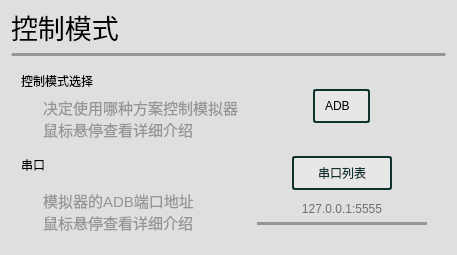
                     <widget class="QWidget" name="widget_21" native="true">
                      <property name="styleSheet">
                       <string notr="true">QWidget {
                background-color: #dfdfdf;  /* 背景颜色 */
				border-radius:10px;
            }
/* 调整勾选框的大小 */
QCheckBox::indicator {
	width: 20px;      /* 勾选框宽度 */
	height: 20px;     /* 勾选框高度 */
	outline:none;
border:none;
}

/* 可选：设置勾选框不同状态的样式 */
QCheckBox::indicator:unchecked {
	border: 2px solid #0f322f;
	border-radius: 3px;
}
QCheckBox::indicator:checked {
	background-color:#39C5BB;
	border: 2px solid #0f322f;
	border-radius: 3px;
	
}

/* 禁用状态 */
QCheckBox::indicator:disabled {
	background-color: #f0f0f0;
	border-color: #cccccc;
}
/* 1. 未选中（默认）状态的下边框 */
QLineEdit {
                /* 清除默认边框，只保留下边框 */
                border: none;
                border-bottom: 3px solid #969696;  /* 灰色下边框 */
                padding: 5px 0;  /* 上下下内边距，避免文字紧贴紧贴边框 */
				border-radius:0px;
                background: transparent;  /* 背景透明，只显示下边框 */
            }
            
            /* 2. 选中（获得焦点点）状态的下边框 */
QLineEdit:focus {
                border-bottom: 4px solid #39C5BB;  /* 蓝色下边框（突出显示） */
                outline: none;  /* 去除系统默认的聚焦外边框 */
            }
            
            /* 3. 鼠标略过（悬停）状态的下边框 */
QLineEdit:hover {
                border-bottom: 4px solid #39C5BB;  /* 深灰色下边框（中间状态） */
            }
/* QComboBox 样式 */
QComboBox {
    border: 2px solid #0f322f;  /* 边框颜色与CheckBox保持一致 */
    border-radius: 3px;
    padding: 5px 0px 5px 10px;  /* 右侧预留空间给自定义箭头 */
    background-color: #e7e7e7;
    min-height: 20px;
}

/* 隐藏QComboBox默认下拉按钮 */
QComboBox::drop-down {
    border: none;  /* 去除默认按钮边框 */

}

/* 自定义下拉箭头（使用三角形字符模拟） */
QComboBox::down-arrow {
    image: none;  /* 去除默认箭头 */
}

QComboBox::down-arrow:on {
    image: none;  /* 下拉状态也不显示默认箭头 */
}

/* 下拉列表样式 */
QComboBox QAbstractItemView {
    border: 2px solid #b5b5b5;
    border-radius: 3px;
    background-color: #e7e7e7;
    padding: 5px;
    selection-background-color: #39C5BB;  /* 选中项背景色 */
    selection-color: #000000;
}

/* 悬停和选中状态 */
QComboBox:hover {
    border-color: #39C5BB;
}

QComboBox:focus {
    border-color: #39C5BB;
    outline: none;
}

/* QSpinBox 样式 */
QSpinBox {
    border: 2px solid #0f322f;
    border-radius: 3px;
    padding: 5px 10px 5px 10px;  /* 右侧预留空间给自定义按钮 */
    background-color: #e7e7e7;
    min-height: 20px;
}

/* 隐藏QSpinBox默认上下按钮 */
QSpinBox::up-button, QSpinBox::down-button {
    border: none;
    width: 0;  /* 隐藏默认按钮 */
    height: 0;
}



/* 悬停和选中状态 */
QSpinBox:hover {
    border-color: #39C5BB;
}

QSpinBox:focus {
    border-color: #39C5BB;
    outline: none;
}

/* 解决QSpinBox编辑区域与整体样式冲突 */
QSpinBox::edit-focus {
    background-color: transparent;
    border: none;
    outline: none;
}

QPushButton{
min-height: 26px;
border: 2px solid #0f322f;  /* 2px宽的深灰色实线边框 */
background-color: #e7e7e7;
border-radius:3px;
outline:none;
color:#0f322f;
padding-top:2px;
padding-bottom:2px;
}
QPushButton::hover {
border: 2px solid #39C5BB;  /* 2px宽的深灰色实线边框 */
outline:none;
color:#39C5BB;
}
</string>
                      </property>
                      <layout class="QVBoxLayout" name="verticalLayout_26">
                       <property name="topMargin">
                        <number>7</number>
                       </property>
                       <item>
                        <widget class="QLabel" name="label_18">
                         <property name="styleSheet">
                          <string notr="true">font-size:20pt;
border:none;</string>
                         </property>
                         <property name="text">
                          <string>控制模式</string>
                         </property>
                        </widget>
                       </item>
                       <item>
                        <widget class="QFrame" name="frame_3">
                         <property name="styleSheet">
                          <string notr="true">QWidget QFrame{
border:2px solid #969696;
border-radius:1px;
            }</string>
                         </property>
                         <property name="frameShape">
                          <enum>QFrame::Shape::HLine</enum>
                         </property>
                         <property name="frameShadow">
                          <enum>QFrame::Shadow::Raised</enum>
                         </property>
                        </widget>
                       </item>
                       <item>
                        <layout class="QGridLayout" name="gridLayout_5" rowstretch="0,0,0" columnstretch="5,0">
                         <property name="leftMargin">
                          <number>10</number>
                         </property>
                         <property name="topMargin">
                          <number>10</number>
                         </property>
                         <property name="rightMargin">
                          <number>10</number>
                         </property>
                         <property name="bottomMargin">
                          <number>10</number>
                         </property>
                         <item row="2" column="1">
                          <widget class="QWidget" name="widget_20" native="true">
                           <layout class="QVBoxLayout" name="verticalLayout_13">
                            <item alignment="Qt::AlignmentFlag::AlignHCenter">
                             <widget class="QPushButton" name="serial_list_button">
                              <property name="sizePolicy">
                               <sizepolicy hsizetype="Fixed" vsizetype="Fixed">
                                <horstretch>0</horstretch>
                                <verstretch>0</verstretch>
                               </sizepolicy>
                              </property>
                              <property name="minimumSize">
                               <size>
                                <width>100</width>
                                <height>34</height>
                               </size>
                              </property>
                              <property name="text">
                               <string>串口列表</string>
                              </property>
                             </widget>
                            </item>
                            <item>
                             <widget class="QLineEdit" name="serial">
                              <property name="minimumSize">
                               <size>
                                <width>170</width>
                                <height>0</height>
                               </size>
                              </property>
                              <property name="focusPolicy">
                               <enum>Qt::FocusPolicy::ClickFocus</enum>
                              </property>
                              <property name="text">
                               <string/>
                              </property>
                              <property name="maxLength">
                               <number>30</number>
                              </property>
                              <property name="alignment">
                               <set>Qt::AlignmentFlag::AlignCenter</set>
                              </property>
                              <property name="placeholderText">
                               <string>127.0.0.1:5555</string>
                              </property>
                             </widget>
                            </item>
                           </layout>
                          </widget>
                         </item>
                         <item row="1" column="0">
                          <layout class="QVBoxLayout" name="verticalLayout_27">
                           <item>
                            <widget class="QLabel" name="label_19">
                             <property name="toolTip">
                              <string>ADB：通用方案，性能不高
U2：uiautomator2</string>
                             </property>
                             <property name="styleSheet">
                              <string notr="true">QLabel QToolTip {
                background-color: #f0f0f0;  /* 背景色 */
                color: #333333;             /* 文字颜色 */
                border: 1px solid #cccccc;  /* 边框 */
                padding: 6px 10px;          /* 内边距 */
                font-family: &quot;黑体&quot;, sans-serif;  /* 字体 */
                font-size: 15px;            /* 字号 */
            }
</string>
                             </property>
                             <property name="text">
                              <string>控制模式选择</string>
                             </property>
                            </widget>
                           </item>
                           <item>
                            <widget class="QLabel" name="label_20">
                             <property name="styleSheet">
                              <string notr="true">font-size:11pt;
color:#959595;
margin-left:18px;</string>
                             </property>
                             <property name="text">
                              <string>决定使用哪种方案控制模拟器
鼠标悬停查看详细介绍</string>
                             </property>
                             <property name="textFormat">
                              <enum>Qt::TextFormat::AutoText</enum>
                             </property>
                            </widget>
                           </item>
                          </layout>
                         </item>
                         <item row="1" column="1" alignment="Qt::AlignmentFlag::AlignHCenter">
                          <widget class="QComboBox" name="control_mode">
                           <property name="maximumSize">
                            <size>
                             <width>120</width>
                             <height>16777215</height>
                            </size>
                           </property>
                           <item>
                            <property name="text">
                             <string>ADB</string>
                            </property>
                           </item>
                           <item>
                            <property name="text">
                             <string>U2</string>
                            </property>
                           </item>
                          </widget>
                         </item>
                         <item row="2" column="0">
                          <layout class="QVBoxLayout" name="verticalLayout_14">
                           <item>
                            <widget class="QLabel" name="label_106">
                             <property name="toolTip">
                              <string>请先打开自己的模拟器
点击右侧串口列表
自行分辨哪个串口是自己正在使用的模拟器的串口
该串口会被DroidCastRaw和U2共同使用</string>
                             </property>
                             <property name="text">
                              <string>串口</string>
                             </property>
                            </widget>
                           </item>
                           <item>
                            <widget class="QLabel" name="label_107">
                             <property name="styleSheet">
                              <string notr="true">font-size:11pt;
color:#959595;
margin-left:18px;</string>
                             </property>
                             <property name="text">
                              <string>模拟器的ADB端口地址
鼠标悬停查看详细介绍</string>
                             </property>
                            </widget>
                           </item>
                          </layout>
                         </item>
                        </layout>
                       </item>
                      </layout>
                     </widget>
